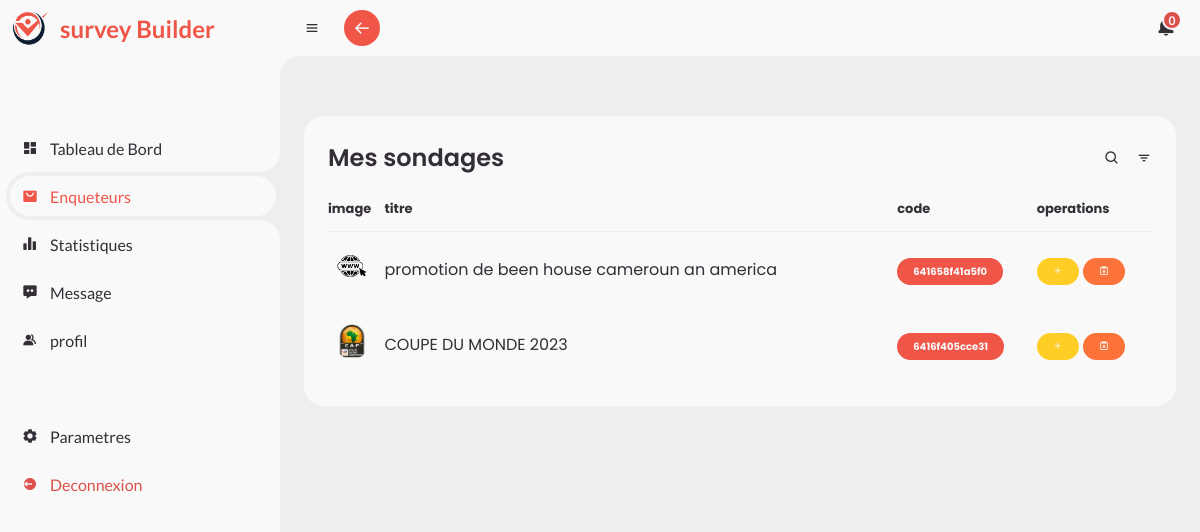
The app's page /view/pages/survey_list.page.php (signed in) with its own data.
### tables this page shows
CREATE TABLE `survey` (
  `idsurvey` int(11) NOT NULL,
  `img_path` varchar(50) NOT NULL,
  `title` varchar(70) NOT NULL,
  `description` text NOT NULL,
  `token` varchar(20) NOT NULL,
  `idinvestigator` int(11) NOT NULL
);

### controller/showSurveysController.php (called while the page is built, shortened)
<?php
require('../../model/surveys.php');
function indexShowSurveys(){
    $idInvestigator=$_SESSION['id'];
    $getSurveys= new Survey();
    $surveys= $getSurveys->getSurveysByInvestigator($idInvestigator);
    return $surveys;
}
 indexShowSurveys();

### model/surveys.php (called while the page is built, shortened)
<?php
class Survey{
    public function getSurveysByInvestigator($idInvestigator){
        global $DB;
        $getSurvey = $DB -> prepare('SELECT * FROM survey WHERE idinvestigator=?');
        $getSurvey -> execute(array($idInvestigator));
        return $getSurvey->fetchAll();
    }
}

### view/pages/survey_list.page.php (the view, shortened to what this page needs)
<?php
require('../../controller/showSurveysController.php');
?>
	<?php include('../layouts/head.php') ?>
	<?php include('../layouts/sidebar.php') ?>
	<section id="content">
		<?php include('../layouts/navbar.php') ?>
		<main>
			<div class="table-data">
				<div class="order">
					<div class="head">
						<h3>Mes sondages</h3>
						<i class='bx bx-search' ></i>
						<i class='bx bx-filter' ></i>
					</div>
					 <table>
						<thead>
							<tr>
								<th>image</th>
								<th>titre</th>
								<th>code</th>
								<th>operations</th>
							</tr>
						</thead>
						<tbody>
                            <?php foreach($surveys as $survey){ ?>
                                <tr>
								<td>
									<a href="ans.page.php?token=<?=$survey['token']?>"><img src="../assets/img/survey/<?=$survey['img_path']?>"></a>
								</td>
								<td><?=$survey['title']?></td>
								<td><span class="status completed"><?=$survey['token']?></span></td>
								<td>
									<span class="status process"><a href="survey.page.php?id=<?=$survey['idsurvey']?>" style="color: inherit;" ><i class='bx bx-plus' ></i></a></span>
									<span class="status pending"><a href="survey.page.php?id=<?=$survey['idsurvey']?>" style="color: inherit;" ><i class='bx bx-task-x' ></i></a></span>
								</td>
							</tr>
							<?php } ?>
						</tbody>
					</table>
				</div>
			</div>
		</main>
	</section>
	<?php include('../layouts/foot.php') ?>

### view/assets/css/style.css (style rules this page uses)
* { margin: 0; padding: 0; box-sizing: border-box; }
a { text-decoration: none; }
:root { --poppins: 'Poppins', sans-serif; --lato: 'Lato', sans-serif; --light: #F9F9F9; --blue: #EF5648; --active: rgb(30, 118, 207); --light-blue: #D44C40; --grey: #eee; --dark-grey: #AAAAAA; --dark: #342E37; --red: #DB504A; --yellow: #FFCE26; --light-yellow: #FFF2C6; --orange: #FD7238; --light-orange: #FFE0D3; }
html { overflow-x: hidden; }
body { background: var(--grey); overflow-x: hidden; }
#content { position: relative; width: calc(100% - 280px); left: 280px; transition: .3s ease; }
#content main { width: 100%; padding: 36px 24px; font-family: var(--poppins); max-height: calc(100vh - 56px); overflow-y: auto; }
#content main .table-data { display: flex; flex-wrap: wrap; grid-gap: 24px; margin-top: 24px; width: 100%; color: var(--dark); }
#content main .table-data > div { border-radius: 20px; background: var(--light); padding: 24px; overflow-x: auto; }
#content main .table-data .head { display: flex; align-items: center; grid-gap: 16px; margin-bottom: 24px; }
#content main .table-data .head h3 { margin-right: auto; font-size: 24px; font-weight: 600; }
#content main .table-data .head .bx { cursor: pointer; }
#content main .table-data .order { flex-grow: 1; flex-basis: 500px; }
#content main .table-data .order table { width: 100%; border-collapse: collapse; }
#content main .table-data .order table th { padding-bottom: 12px; font-size: 13px; text-align: left; border-bottom: 1px solid var(--grey); }
#content main .table-data .order table td { padding: 16px 0; }
#content main .table-data .order table tr td:first-child { display: flex; align-items: center; grid-gap: 12px; padding-left: 6px; }
#content main .table-data .order table td img { width: 36px; height: 36px; border-radius: 50%; object-fit: cover; }
#content main .table-data .order table tr td .status { font-size: 10px; padding: 6px 16px; color: var(--light); border-radius: 20px; font-weight: 700; }
.status { font-size: 10px; padding: 6px 16px; color: var(--light); border-radius: 20px; font-weight: 700; }
#content main .table-data .order table tr td .status.completed { background: var(--blue); }
td .status.completed { background: var(--blue); }
#content main .table-data .order table tr td .status.process { background: var(--yellow); }
td .status.process { background: var(--yellow); }
#content main .table-data .order table tr td .status.pending { background: var(--orange); }
.status.pending { background: var(--orange); }

### records on screen
survey: img_path (picture), title "promotion de been house cameroun an america", token "641658f41a5f0"
survey: img_path (picture), title "COUPE DU MONDE 2023", token "6416f405cce31"
